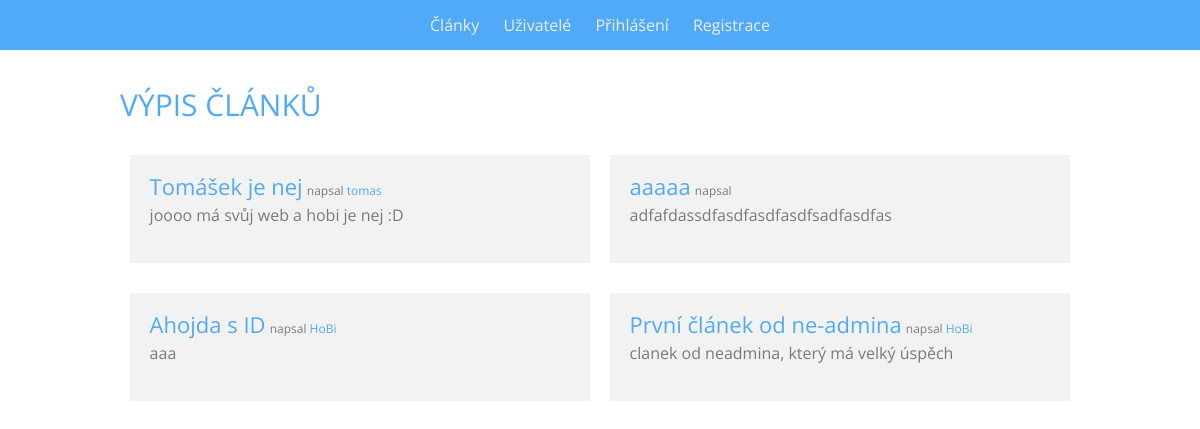
/clanky, run on an earlier commit of the app's database.
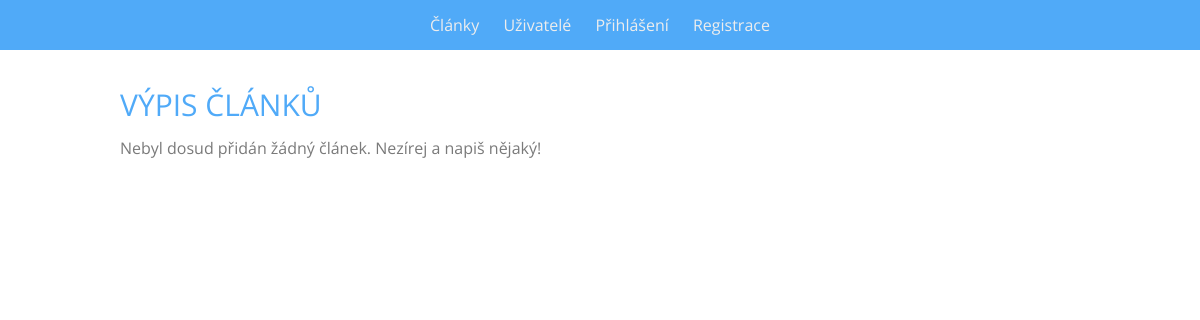
And on a later commit of the database.
### tables this page shows
CREATE TABLE IF NOT EXISTS `articles` (
  `articles_id` int(11) NOT NULL,
  `author_id` int(11) NOT NULL,
  `title` varchar(80) NOT NULL,
  `url` varchar(40) NOT NULL,
  `description` varchar(140) NOT NULL,
  `keywords` varchar(255) NOT NULL,
  `content` text NOT NULL
);

CREATE TABLE IF NOT EXISTS `users` (
  `users_id` int(11) NOT NULL,
  `nickname` varchar(40) NOT NULL,
  `password` char(255) NOT NULL,
  `email` varchar(100) NOT NULL,
  `admin` int(11) NOT NULL DEFAULT '0',
  `url` varchar(40) DEFAULT NULL,
  `description` varchar(500) NOT NULL,
  `motto` varchar(140) NOT NULL,
  `website` varchar(80) NOT NULL,
  `facebook` varchar(80) NOT NULL,
  `twitter` varchar(80) NOT NULL,
  `googleplus` varchar(80) NOT NULL
);

### controllers/RouterController.php (called while the page is built, shortened)
<?php
class RouterController extends Controller
{
    protected $controller;
    function process($parameters)
    {
        $parsedURL = $this->parseURL($parameters[0]);
        $address = Url::getController($parsedURL[0]);
        $controllerClass = $this->dashesToCamelCase($address . 'Controller');
        if (file_exists("controllers/" . $controllerClass . ".php"))
            $this->controller = new $controllerClass;
        else
        {
            $this->redirect(Url::getAlias('error'));
        }
        $this->controller->process($parsedURL);
        $this->view = 'layout';
    }
    private function parseURL($url)
    {
        $parsedURL = parse_url($url)['path'];
        $parsedURL = ltrim($parsedURL, '/');
        $parsedURL = trim($parsedURL);
        $partedPath = explode('/', $parsedURL);
        return $partedPath;
    }
}

### index.php (called while the page is built, shortened)
<?php
$router = new RouterController();
$router->process(array($_SERVER['REQUEST_URI']));
$router->printView();

### models/Url.php (called while the page is built, shortened)
<?php
class Url
{
    private static $urls = array();
    public static function getAlias($controller)
    {
            return self::$urls[$controller];
    }
    public static function init()
    {
        self::$urls = array();
        foreach (self::getUrlRecord() as $row)
        {
            self::$urls[$row['controller']] = $row['alias'];
        }
    }
    private static function getUrlRecord()
    {
        $record = Db::queryAll('
            SELECT `controller`, `alias`
            FROM `url`
        ');
        return $record;
    }
}

### controllers/ArticlesController.php (called while the page is built, shortened)
<?php
class ArticlesController extends Controller
{
    public function process($parameters)
    {
        $articleManager = new ArticleManager();
        $articles = $articleManager->getArticles();
        $this->view = 'articles';
    }
}

### models/Db.php (called while the page is built, shortened)
<?php
class Db
{
    private static $connection;
    private static $settings = array
    (
        PDO::ATTR_ERRMODE => PDO::ERRMODE_EXCEPTION,
        PDO::MYSQL_ATTR_INIT_COMMAND => "SET NAMES utf8",
        PDO::ATTR_EMULATE_PREPARES => false
    );
    public static function logIn($host, $user, $password, $database)
    {
        if (!isset(self::$connection))
        {
            self::$connection = @new PDO
            (
                "mysql:host=$host;dbname=$database",
                $user,
                $password,
                self::$settings
            );
        }
    }
    public static function queryAll($query, $parameters = array())
    {
        $result = self::$connection->prepare($query);
        $result->execute($parameters);
        return $result->fetchAll();
    }
}

### models/ArticleManager.php (called while the page is built, shortened)
<?php
class ArticleManager
{
    public function getArticles()
    {
        return Db::queryAll('
            SELECT a.`articles_id`, a.`author_id`, a.`title`, a.`url`, a.`description`, u.`nickname`, u.`url` as user_url
            FROM `articles` as a
            LEFT JOIN `users` as u
            ON a.`author_id` = u.`users_id`
            ORDER BY `a`.`articles_id` DESC
        ');
    }
}

### views/articles.phtml (the view, shortened to what this page needs)
<h1 class="heading"><?= $heading ?></h1>
<ul class="list">
    <?php foreach ($articles as $article) : ?>
        <li class="article">
            <a class="article__title" href="<?= Url::getAlias('article') ?>/<?= $article['url'] ?>"><?= $article['title'] ?></a>
            <p class="article__author">Napsal <a class="article__user" href="<?= Url::getAlias('user') ?>/<?= $article['user_url'] ?>"><?= $article['nickname'] ?></a></p>
            <p class="article__description"><?= $article['description'] ?></p>
        </li>
    <?php endforeach ?>
</ul>
<?php if(empty($articles)): ?>
    <p class="info">Nebyl dosud přidán žádný článek. Nezírej a napiš nějaký!</p>
<?php endif ?>

### controllers/Controller.php (shortened to what this page needs)
<?php
abstract class Controller
{
    protected $view = "";
    public function printView()
    {
        if ($this->view)
        {
            require("views/$this->view.phtml");
        }
    }
}

### views/layout.phtml (shortened to what this page needs)
<!DOCTYPE html>
<html lang="cs-cz">
<head>
    <link rel="stylesheet" href="css/style.css" type="text/css"/>
</head>
<body>
<header>
    <nav class="nav">
        <ul class="nav__list">
            <li class="nav__item"><a class="nav__link" href="<?= Url::getAlias('articles') ?>">Články</a></li>
            <li class="nav__item"><a class="nav__link" href="<?= Url::getAlias('users') ?>">Uživatelé</a></li>
            <?php if($login): ?>
                <li class="nav__item"><a class="nav__link" href="<?= Url::getAlias('admin') ?>">Administrace</a></li>
            <?php else: ?>
                <li class="nav__item"><a class="nav__link" href="<?= Url::getAlias('admin') ?>/<?= Url::getAlias('login') ?>">Přihlášení</a></li>
                <li class="nav__item"><a class="nav__link" href="<?= Url::getAlias('admin') ?>/<?= Url::getAlias('register') ?>">Registrace</a></li>
            <?php endif ?>
        </ul>
    </nav>
</header>
<main class="main">
    <?php $this->controller->printView(); ?>
</main>
</body>
</html>

### css/style.css (style rules this page uses)
html,body,div,span,h1,h2,h3,h4,h5,h6,p,a,em,img,strong,ol,ul,li,table,caption,tbody,tfoot,thead,tr,th,td,article,footer,header,nav,section,textarea,label { margin:0;padding:0;background:transparent;border:0;vertical-align:baseline;outline:0;text-shadow:1px 1px 1px rgba(0,0,0,0.004);-webkit-font-feature-settings:'kern';-moz-font-feature-settings:'kern';font-feature-settings:'kern';-webkit-font-kerning:normal;-moz-font-kerning:normal;font-kerning:normal }
html,body { box-sizing:border-box;width:100%;height:100% }
body { line-height:1;-webkit-user-select:none;-moz-user-select:none;-ms-user-select:none;user-select:none }
article,aside,footer,header,nav,section { display:block }
ul,ol { list-style:none }
body { background:#fff;color:#50aaf8;font-family:'Open Sans';font-weight:400 }
.nav { width:100%;color:#fff;display:block;background:#50aaf8 }
.nav__list { padding:0 20px;display:block;text-align:center }
.nav__item { display:block }
@media (min-width: 600px) { .nav__item { display:inline-block; } }
.nav__link { line-height:50px;color:#ededed;text-decoration:none;display:block;padding:0 10px;position:relative;-webkit-transition:-webkit-transform 0.3s ease-in-out 0s;transition:transform 0.3s ease-in-out 0s }
@media (min-width: 600px) { .nav__link::before { content:"";display:block;width:100%;position:absolute;top:0;left:0;height:2px;background:#fff;-webkit-transform:scaleX(0);-ms-transform:scaleX(0);transform:scaleX(0);-webkit-transition:all 0.2s ease-in-out 0s;transition:all 0.2s ease-in-out 0s } }
.main { max-width:960px;width:80%;margin:0 auto;padding-bottom:30px }
.heading { color:#50aaf8;font-size:30px;margin:40px 0 20px 0;font-weight:400;text-transform:uppercase }
.info { margin:20px 0;color:#7a7a7a;font-size:16px }
.article { width:100%;padding:20px;background:#f2f2f2;margin:15px 1%;box-sizing:border-box;font-size:16px;word-break:break-word;vertical-align:middle }
@media (min-width: 600px) { .article { width:48%;display:inline-block; } }
.article__title { color:#50aaf8;text-decoration:none;font-size:22px;display:inline-block;font-weight:400 }
.article__author { display:inline-block;text-transform:lowercase;font-size:12px;color:#7a7a7a }
.article__user { text-transform:none;text-decoration:none;color:#50aaf8 }
.article__description { color:#7a7a7a;margin:10px 0 20px }
.list { font-size:0 }

What changed in the data, as far as the page shows it:
removed articles: title "Tomášek je nej", author.nickname "tomas", description "joooo má svůj web a hobi je nej :D"
removed articles: title "aaaaa", description "adfafdassdfasdfasdfasdfsadfasdfas"
removed articles: title "Ahojda s ID", author.nickname "HoBi", description "aaa"
removed articles: title "První článek od ne-admina", author.nickname "HoBi", description "clanek od neadmina, který má velký úspěch"
Also different on the page:
text now shown: "Nebyl dosud přidán žádný článek. Nezírej a napiš nějaký!"
